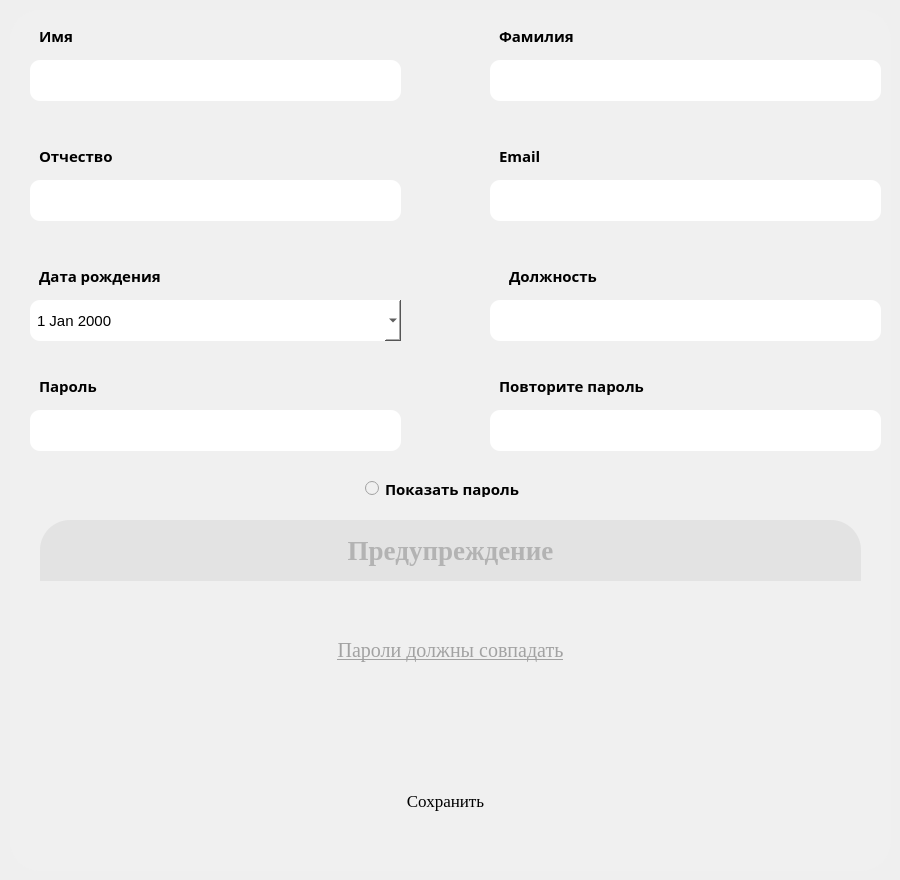
    <widget class="QWidget" name="user_info_page">
     <widget class="QLabel" name="content_info">
      <property name="geometry">
       <rect>
        <x>10</x>
        <y>10</y>
        <width>881</width>
        <height>861</height>
       </rect>
      </property>
      <property name="font">
       <font>
        <pointsize>30</pointsize>
        <weight>75</weight>
        <bold>true</bold>
       </font>
      </property>
      <property name="styleSheet">
       <string notr="true">background-color:rgb(240, 240, 240);
border-radius: 30px;
color: rgb(255, 255, 17);</string>
      </property>
      <property name="text">
       <string/>
      </property>
     </widget>
     <widget class="QLabel" name="name_info_label">
      <property name="geometry">
       <rect>
        <x>30</x>
        <y>20</y>
        <width>371</width>
        <height>31</height>
       </rect>
      </property>
      <property name="font">
       <font>
        <family>Microsoft YaHei</family>
        <pointsize>11</pointsize>
        <weight>75</weight>
        <bold>true</bold>
       </font>
      </property>
      <property name="styleSheet">
       <string notr="true">background-color:rgb(240, 240, 240);
 padding-left: 5px;</string>
      </property>
      <property name="text">
       <string>Имя</string>
      </property>
      <property name="alignment">
       <set>Qt::AlignLeading|Qt::AlignLeft|Qt::AlignVCenter</set>
      </property>
     </widget>
     <widget class="QLineEdit" name="name_info_edit">
      <property name="geometry">
       <rect>
        <x>30</x>
        <y>60</y>
        <width>371</width>
        <height>41</height>
       </rect>
      </property>
      <property name="styleSheet">
       <string notr="true">background-color: #fff;
border-radius: 10px; 
padding-left: 5px;
font-size: 15px;
</string>
      </property>
      <property name="text">
       <string/>
      </property>
     </widget>
     <widget class="QLabel" name="surname_info_label">
      <property name="geometry">
       <rect>
        <x>490</x>
        <y>20</y>
        <width>371</width>
        <height>31</height>
       </rect>
      </property>
      <property name="font">
       <font>
        <family>Microsoft YaHei</family>
        <pointsize>11</pointsize>
        <weight>75</weight>
        <bold>true</bold>
       </font>
      </property>
      <property name="styleSheet">
       <string notr="true">background-color:rgb(240, 240, 240); padding-left: 5px;</string>
      </property>
      <property name="text">
       <string>Фамилия</string>
      </property>
      <property name="alignment">
       <set>Qt::AlignLeading|Qt::AlignLeft|Qt::AlignVCenter</set>
      </property>
     </widget>
     <widget class="QLineEdit" name="surname_info_edit">
      <property name="geometry">
       <rect>
        <x>490</x>
        <y>60</y>
        <width>391</width>
        <height>41</height>
       </rect>
      </property>
      <property name="styleSheet">
       <string notr="true">background-color: #fff;
border-radius: 10px; 
padding-left: 5px;
font-size: 15px;
</string>
      </property>
      <property name="text">
       <string/>
      </property>
     </widget>
     <widget class="QLabel" name="patronic_info_label">
      <property name="geometry">
       <rect>
        <x>30</x>
        <y>140</y>
        <width>361</width>
        <height>31</height>
       </rect>
      </property>
      <property name="font">
       <font>
        <family>Microsoft YaHei</family>
        <pointsize>11</pointsize>
        <weight>75</weight>
        <bold>true</bold>
       </font>
      </property>
      <property name="styleSheet">
       <string notr="true">background-color:rgb(240, 240, 240); padding-left: 5px</string>
      </property>
      <property name="text">
       <string>Отчество</string>
      </property>
      <property name="alignment">
       <set>Qt::AlignLeading|Qt::AlignLeft|Qt::AlignVCenter</set>
      </property>
     </widget>
     <widget class="QLineEdit" name="patronic_info_edit">
      <property name="geometry">
       <rect>
        <x>30</x>
        <y>180</y>
        <width>371</width>
        <height>41</height>
       </rect>
      </property>
      <property name="styleSheet">
       <string notr="true">background-color: #fff;
border-radius: 10px; 
padding-left: 5px;
font-size: 15px;
</string>
      </property>
      <property name="text">
       <string/>
      </property>
     </widget>
     <widget class="QLineEdit" name="password_info_edit">
      <property name="geometry">
       <rect>
        <x>30</x>
        <y>410</y>
        <width>371</width>
        <height>41</height>
       </rect>
      </property>
      <property name="styleSheet">
       <string notr="true">background-color: #fff;
border-radius: 10px; 
padding-left: 5px;
font-size: 15px;
</string>
      </property>
      <property name="text">
       <string/>
      </property>
      <property name="echoMode">
       <enum>QLineEdit::Password</enum>
      </property>
     </widget>
     <widget class="QLabel" name="birthday_info_label">
      <property name="geometry">
       <rect>
        <x>30</x>
        <y>260</y>
        <width>361</width>
        <height>31</height>
       </rect>
      </property>
      <property name="font">
       <font>
        <family>Microsoft YaHei</family>
        <pointsize>11</pointsize>
        <weight>75</weight>
        <bold>true</bold>
       </font>
      </property>
      <property name="styleSheet">
       <string notr="true">background-color:rgb(240, 240, 240); padding-left: 5px</string>
      </property>
      <property name="text">
       <string>Дата рождения</string>
      </property>
      <property name="alignment">
       <set>Qt::AlignLeading|Qt::AlignLeft|Qt::AlignVCenter</set>
      </property>
     </widget>
     <widget class="QLabel" name="email_info_label">
      <property name="geometry">
       <rect>
        <x>490</x>
        <y>140</y>
        <width>391</width>
        <height>31</height>
       </rect>
      </property>
      <property name="font">
       <font>
        <family>Microsoft YaHei</family>
        <pointsize>11</pointsize>
        <weight>75</weight>
        <bold>true</bold>
       </font>
      </property>
      <property name="styleSheet">
       <string notr="true">background-color:rgb(240, 240, 240); padding-left: 5px</string>
      </property>
      <property name="text">
       <string>Email</string>
      </property>
      <property name="alignment">
       <set>Qt::AlignLeading|Qt::AlignLeft|Qt::AlignVCenter</set>
      </property>
     </widget>
     <widget class="QDateEdit" name="birthday_info_edit">
      <property name="geometry">
       <rect>
        <x>30</x>
        <y>300</y>
        <width>371</width>
        <height>41</height>
       </rect>
      </property>
      <property name="styleSheet">
       <string notr="true">background-color: #fff;
color: black;
border-radius: 10px; 
padding-left: 5px;
font-size: 15px;</string>
      </property>
      <property name="calendarPopup">
       <bool>true</bool>
      </property>
     </widget>
     <widget class="QLineEdit" name="email_info_edit">
      <property name="geometry">
       <rect>
        <x>490</x>
        <y>180</y>
        <width>391</width>
        <height>41</height>
       </rect>
      </property>
      <property name="styleSheet">
       <string notr="true">background-color: #fff;
border-radius: 10px; 
padding-left: 5px;
font-size: 15px;
</string>
      </property>
      <property name="text">
       <string/>
      </property>
     </widget>
     <widget class="QPushButton" name="button_info">
      <property name="geometry">
       <rect>
        <x>70</x>
        <y>770</y>
        <width>751</width>
        <height>61</height>
       </rect>
      </property>
      <property name="font">
       <font>
        <family>Times New Roman</family>
        <pointsize>13</pointsize>
       </font>
      </property>
      <property name="styleSheet">
       <string notr="true">border-radius: 10px;</string>
      </property>
      <property name="text">
       <string>Сохранить</string>
      </property>
      <property name="checkable">
       <bool>false</bool>
      </property>
     </widget>
     <widget class="QLabel" name="password_info_label">
      <property name="geometry">
       <rect>
        <x>30</x>
        <y>370</y>
        <width>371</width>
        <height>31</height>
       </rect>
      </property>
      <property name="font">
       <font>
        <family>Microsoft YaHei</family>
        <pointsize>11</pointsize>
        <weight>75</weight>
        <bold>true</bold>
       </font>
      </property>
      <property name="styleSheet">
       <string notr="true">background-color:rgb(240, 240, 240); padding-left: 5px</string>
      </property>
      <property name="text">
       <string>Пароль</string>
      </property>
      <property name="alignment">
       <set>Qt::AlignLeading|Qt::AlignLeft|Qt::AlignVCenter</set>
      </property>
     </widget>
     <widget class="QLineEdit" name="confirm_info_password_edit">
      <property name="geometry">
       <rect>
        <x>490</x>
        <y>410</y>
        <width>391</width>
        <height>41</height>
       </rect>
      </property>
      <property name="styleSheet">
       <string notr="true">background-color: #fff;
border-radius: 10px; 
padding-left: 5px;
font-size: 15px;
</string>
      </property>
      <property name="text">
       <string/>
      </property>
      <property name="echoMode">
       <enum>QLineEdit::Password</enum>
      </property>
     </widget>
     <widget class="QLabel" name="confirm_info_password_label">
      <property name="geometry">
       <rect>
        <x>490</x>
        <y>370</y>
        <width>391</width>
        <height>31</height>
       </rect>
      </property>
      <property name="font">
       <font>
        <family>Microsoft YaHei</family>
        <pointsize>11</pointsize>
        <weight>75</weight>
        <bold>true</bold>
       </font>
      </property>
      <property name="styleSheet">
       <string notr="true">background-color:rgb(240, 240, 240); padding-left: 5px</string>
      </property>
      <property name="text">
       <string>Повторите пароль</string>
      </property>
      <property name="alignment">
       <set>Qt::AlignLeading|Qt::AlignLeft|Qt::AlignVCenter</set>
      </property>
     </widget>
     <widget class="QLabel" name="post_info_label">
      <property name="geometry">
       <rect>
        <x>500</x>
        <y>260</y>
        <width>371</width>
        <height>31</height>
       </rect>
      </property>
      <property name="font">
       <font>
        <family>Microsoft YaHei</family>
        <pointsize>11</pointsize>
        <weight>75</weight>
        <bold>true</bold>
       </font>
      </property>
      <property name="styleSheet">
       <string notr="true">background-color:rgb(240, 240, 240); padding-left: 5px</string>
      </property>
      <property name="text">
       <string>Должность</string>
      </property>
      <property name="alignment">
       <set>Qt::AlignLeading|Qt::AlignLeft|Qt::AlignVCenter</set>
      </property>
     </widget>
     <widget class="QLineEdit" name="post_info_edit">
      <property name="geometry">
       <rect>
        <x>490</x>
        <y>300</y>
        <width>391</width>
        <height>41</height>
       </rect>
      </property>
      <property name="styleSheet">
       <string notr="true">background-color: #fff;
border-radius: 10px; 
padding-left: 5px;
font-size: 15px;
</string>
      </property>
      <property name="text">
       <string/>
      </property>
     </widget>
     <widget class="QLabel" name="alert_info">
      <property name="geometry">
       <rect>
        <x>40</x>
        <y>520</y>
        <width>821</width>
        <height>201</height>
       </rect>
      </property>
      <property name="styleSheet">
       <string notr="true">border-radius: 30px;</string>
      </property>
      <property name="text">
       <string/>
      </property>
     </widget>
     <widget class="QLabel" name="alert_info_title">
      <property name="geometry">
       <rect>
        <x>40</x>
        <y>520</y>
        <width>821</width>
        <height>61</height>
       </rect>
      </property>
      <property name="font">
       <font>
        <family>Times New Roman</family>
        <pointsize>20</pointsize>
        <weight>75</weight>
        <bold>true</bold>
       </font>
      </property>
      <property name="styleSheet">
       <string notr="true">border-top-left-radius: 30px;
border-top-right-radius: 30px;
background-color: rgb(227, 227, 227); 
color: rgb(179, 179, 179);</string>
      </property>
      <property name="text">
       <string>Предупреждение</string>
      </property>
      <property name="alignment">
       <set>Qt::AlignCenter</set>
      </property>
     </widget>
     <widget class="QLabel" name="alert_info_text">
      <property name="geometry">
       <rect>
        <x>40</x>
        <y>580</y>
        <width>821</width>
        <height>141</height>
       </rect>
      </property>
      <property name="font">
       <font>
        <family>Times New Roman</family>
        <pointsize>15</pointsize>
        <underline>true</underline>
       </font>
      </property>
      <property name="styleSheet">
       <string notr="true">border-bottom-left-radius: 30px;
border-bottom-right-radius: 30px;
color: rgb(162, 162, 162);</string>
      </property>
      <property name="text">
       <string>Пароли должны совпадать</string>
      </property>
      <property name="alignment">
       <set>Qt::AlignCenter</set>
      </property>
     </widget>
     <widget class="QRadioButton" name="open_passwd_2">
      <property name="geometry">
       <rect>
        <x>360</x>
        <y>480</y>
        <width>171</width>
        <height>17</height>
       </rect>
      </property>
      <property name="font">
       <font>
        <family>Microsoft YaHei</family>
        <pointsize>11</pointsize>
        <weight>75</weight>
        <bold>true</bold>
       </font>
      </property>
      <property name="styleSheet">
       <string notr="true">background-color:rgb(240, 240, 240);
 padding-left: 5px;</string>
      </property>
      <property name="text">
       <string>Показать пароль</string>
      </property>
     </widget>
    </widget>
